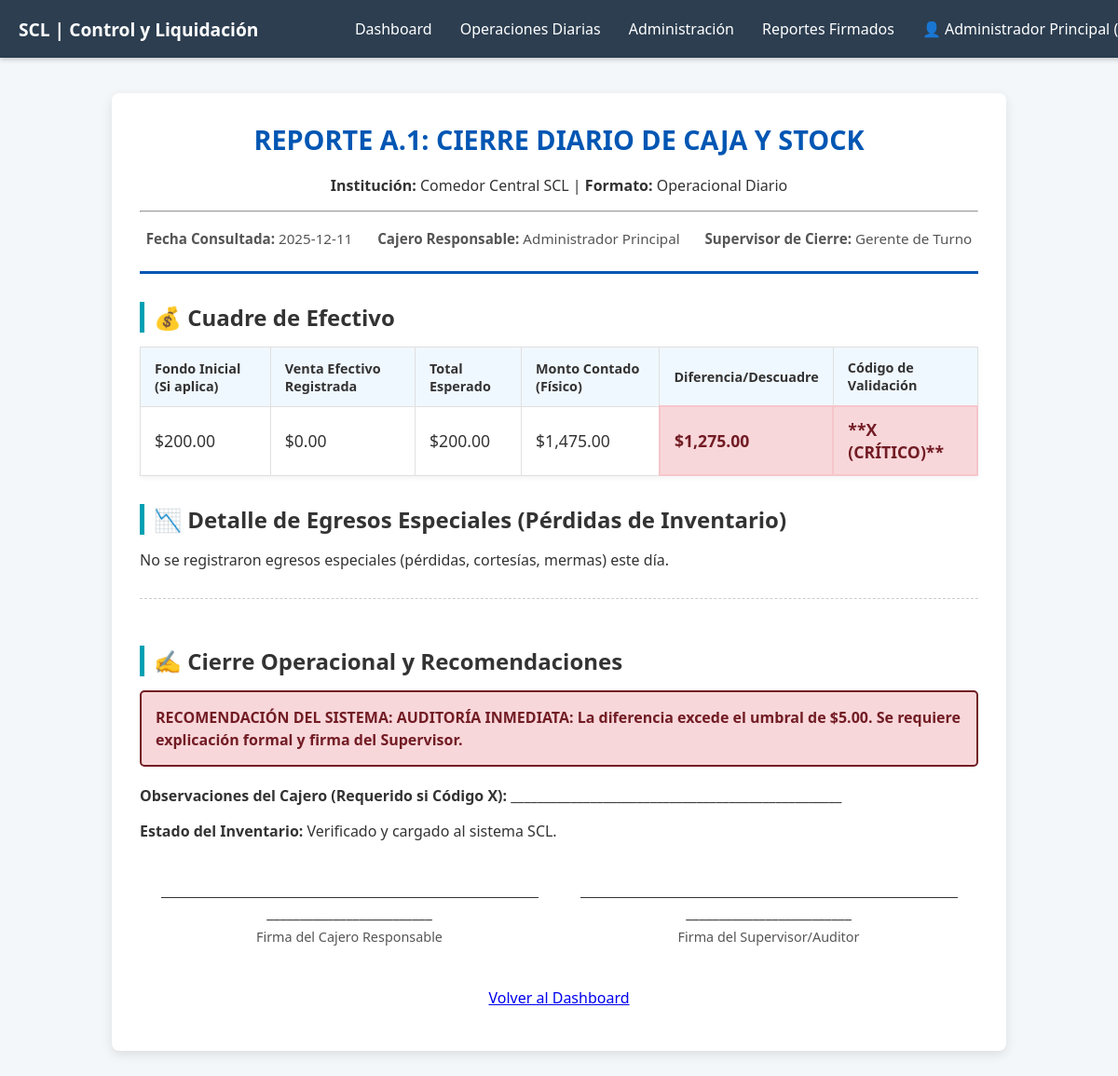
The page /reporte_a1.php (signed in) on the database its author committed.
### tables this page shows
CREATE TABLE `parametros_negocio` (
  `id_parametro` int(11) NOT NULL,
  `umbral_tolerancia_efectivo` decimal(5,2) NOT NULL DEFAULT 5.00,
  `umbral_conciliacion_bancaria` decimal(5,2) NOT NULL DEFAULT 2.00,
  `efectivo_requiere_conteo_inicial` tinyint(1) NOT NULL DEFAULT 1
);

### reporte_a1.php (the view, shortened to what this page needs)
<?php
include 'includes/db_connect.php';
$fecha_reporte = '2025-12-11';
$cajero_responsable = $_SESSION['user_full_name'] ?? 'N/A';
$supervisor_cierre = 'Gerente de Turno';
$conteo_manual_efectivo = 1475.00;
$fondo_caja_inicial = 200.00;
$sql_params = "SELECT umbral_tolerancia_efectivo, efectivo_requiere_conteo_inicial FROM parametros_negocio WHERE id_parametro = 1";
$resultado_params = $conn->query($sql_params);
$params = ($resultado_params && $resultado_params->num_rows > 0) ? $resultado_params->fetch_assoc() : [];
$umbral_tolerancia = $params['umbral_tolerancia_efectivo'] ?? 5.00;
$requiere_conteo_inicial = $params['efectivo_requiere_conteo_inicial'] ?? 1;
$sql_efectivo = "SELECT SUM(monto_venta) AS total_registrado FROM transacciones
                 WHERE fecha_venta = '{$fecha_reporte}' AND tipo_cobro = 'Efectivo' AND es_egreso = 0";
$resultado_efectivo = $conn->query($sql_efectivo);
$total_registrado = ($resultado_efectivo && $resultado_efectivo->num_rows > 0)
    ? $resultado_efectivo->fetch_assoc()['total_registrado'] ?? 0.00
    : 0.00;
$total_efectivo_esperado = $total_registrado;
if ($requiere_conteo_inicial) {
    $total_efectivo_esperado += $fondo_caja_inicial;
}
$diferencia = $conteo_manual_efectivo - $total_efectivo_esperado;
if (abs($diferencia) > $umbral_tolerancia) {
    $codigo_final = 'X (CRÍTICO)';
    $clase_alerta = 'alerta-roja';
    $recomendacion = 'AUDITORÍA INMEDIATA: La diferencia excede el umbral de $' . number_format($umbral_tolerancia, 2) . '. Se requiere explicación formal y firma del Supervisor.';
} else {
    $codigo_final = 'Z (TOLERADO)';
    $clase_alerta = 'alerta-verde';
    $recomendacion = 'OK: Cierre dentro de la tolerancia de $' . number_format($umbral_tolerancia, 2) . '.';
}
$sql_egresos = "SELECT
    dt.id_detalle,
    i.nombre_producto,
    dt.cantidad,
    dt.motivo,
    dt.usuario_autorizador,
    (dt.cantidad * i.costo_unitario) AS costo_asociado
FROM detalle_transaccion dt
JOIN transacciones t ON dt.id_transaccion_fk = t.id_transaccion -- CORRECCIÓN: Usar id_transaccion
JOIN inventario i ON dt.id_producto_fk = i.id_producto
WHERE t.fecha_venta = '{$fecha_reporte}' AND t.es_egreso = 1";
$resultado_egresos = $conn->query($sql_egresos);
$total_costo_egresos = 0;
?>
<!DOCTYPE html>
<html lang="es">
<head>
    <link rel="stylesheet" href="css/style.css" media="all">
</head>
<body>
    <?php include 'includes/menu.php'; ?>
    <div class="report-container">
        <header class="report-header">
            <h1>REPORTE A.1: CIERRE DIARIO DE CAJA Y STOCK</h1>
            <p><strong>Institución:</strong> Comedor Central SCL | <strong>Formato:</strong> Operacional Diario</p>
            <hr>
            <div class="metadata">
                <span><strong>Fecha Consultada:</strong> <?php echo $fecha_reporte; ?></span><br>
                <span><strong>Cajero Responsable:</strong> <?php echo $cajero_responsable; ?></span><br>
                <span><strong>Supervisor de Cierre:</strong> <?php echo $supervisor_cierre; ?></span>
            </div>
        </header>
        <section class="cuadre-caja">
            <h2>💰 Cuadre de Efectivo</h2>
            <table>
                <tr>
                    <th>Fondo Inicial (Si aplica)</th>
                    <th>Venta Efectivo Registrada</th>
                    <th>Total Esperado</th>
                    <th>Monto Contado (Físico)</th>
                    <th>Diferencia/Descuadre</th>
                    <th>Código de Validación</th>
                </tr>
                <tr>
                    <td>$<?php echo number_format($requiere_conteo_inicial ? $fondo_caja_inicial : 0.00, 2); ?></td>
                    <td>$<?php echo number_format($total_registrado, 2); ?></td>
                    <td>$<?php echo number_format($total_efectivo_esperado, 2); ?></td>
                    <td>$<?php echo number_format($conteo_manual_efectivo, 2); ?></td>
                    <td class="<?php echo $clase_alerta; ?>" style="font-weight: bold;">
                        $<?php echo number_format($diferencia, 2); ?>
                    </td>
                    <td class="<?php echo $clase_alerta; ?>">
                        **<?php echo $codigo_final; ?>**
                    </td>
                </tr>
            </table>
        </section>
        <section class="detalle-egresos">
            <h2>📉 Detalle de Egresos Especiales (Pérdidas de Inventario)</h2>
            <?php if ($resultado_egresos && $resultado_egresos->num_rows > 0): ?>
                <table>
                    <tr>
                        <th>ID Reg.</th>
                        <th>Producto</th>
                        <th>Cantidad</th>
                        <th>Motivo del Egreso</th>
                        <th>Autorizador</th>
                        <th>Costo Asociado</th>
                    </tr>
                    <?php while($egreso = $resultado_egresos->fetch_assoc()):
                        $total_costo_egresos += $egreso['costo_asociado'];
                    ?>
                    <tr>
                        <td><?php echo $egreso['id_detalle']; ?></td>
                        <td><?php echo $egreso['nombre_producto']; ?></td>
                        <td><?php echo $egreso['cantidad']; ?></td>
                        <td><?php echo $egreso['motivo']; ?></td>
                        <td><?php echo $egreso['usuario_autorizador']; ?></td>
                        <td>$<?php echo number_format($egreso['costo_asociado'], 2); ?></td>
                    </tr>
                    <?php endwhile; ?>
                    <tfoot>
                        <tr>
                            <td colspan="5" style="text-align: right;"><strong>COSTO TOTAL DE EGRESOS DEL TURNO:</strong></td>
                            <td style="font-weight: bold;">$<?php echo number_format($total_costo_egresos, 2); ?></td>
                        </tr>
                    </tfoot>
                </table>
            <?php else: ?>
                <p>No se registraron egresos especiales (pérdidas, cortesías, mermas) este día.</p>
            <?php endif; ?>
        </section>
        <section class="cierre-final">
            <h2>✍️ Cierre Operacional y Recomendaciones</h2>
            <div class="recomendacion <?php echo $clase_alerta; ?>">
                <strong>RECOMENDACIÓN DEL SISTEMA:</strong> <?php echo $recomendacion; ?>
            </div>
            <p><strong>Observaciones del Cajero (Requerido si Código X):</strong> __________________________________________________</p>
            <p><strong>Estado del Inventario:</strong> Verificado y cargado al sistema SCL.</p>
            <div class="firmas">
                <div class="firma-box">
                    <span>_________________________</span>
                    <p>Firma del Cajero Responsable</p>
                </div>
                <div class="firma-box">
                    <span>_________________________</span>
                    <p>Firma del Supervisor/Auditor</p>
                </div>
            </div>
        </section>
        <p class="back-link"><a href="dashboard.php">Volver al Dashboard</a></p>
    </div>
</body>
</html>

### css/style.css (style rules this page uses)
body { font-family: 'Segoe UI', Tahoma, Geneva, Verdana, sans-serif; background-color: #f4f7f9; margin: 0; padding: 20px; color: #333; }
.report-container { max-width: 900px; margin: 20px auto; background-color: #ffffff; box-shadow: 0 4px 12px rgba(0, 0, 0, 0.1); padding: 30px; border-radius: 8px; }
.report-header { text-align: center; padding-bottom: 15px; border-bottom: 3px solid #0056b3; margin-bottom: 25px; }
.report-header h1 { color: #0056b3; font-size: 1.8em; margin-top: 0; }
.metadata { display: flex; justify-content: space-around; padding: 10px 0; font-size: 0.95em; color: #555; }
h2 { border-left: 5px solid #00a0b2; padding-left: 10px; color: #333; margin-top: 30px; margin-bottom: 15px; }
table { width: 100%; border-collapse: collapse; margin: 15px 0; box-shadow: 0 2px 5px rgba(0, 0, 0, 0.05); }
th, td { border: 1px solid #e0e0e0; padding: 12px 15px; text-align: left; font-size: 0.9em; }
th { background-color: #f0f8ff; color: #333; font-weight: bold; }
.alerta-roja { background-color: #f8d7da; font-weight: bold; color: #721c24; border: 2px solid #f5c6cb; }
.cuadre-caja table td { font-size: 1.1em; }
.cierre-final { text-align: left; padding-top: 20px; margin-top: 30px; border-top: 1px dashed #ccc; }
.recomendacion { padding: 15px; border-radius: 5px; margin-bottom: 20px; font-weight: bold; line-height: 1.5; }
.recomendacion.alerta-roja { border-color: #721c24; }
.firmas { display: flex; justify-content: space-around; margin-top: 60px; }
.firma-box { width: 45%; text-align: center; border-top: 1px solid #333; padding-top: 5px; }
.firma-box p { margin-top: 5px; font-size: 0.9em; color: #555; }
.back-link { text-align: center; margin-top: 30px; }
.report-container { margin-top: 80px; }

### rows shown on the page
parametros_negocio: efectivo_requiere_conteo_inicial "200.00", umbral_tolerancia_efectivo "X (CRÍTICO)", umbral_tolerancia_efectivo "AUDITORÍA INMEDIATA: La diferencia excede el umbral de $5.00. Se requiere explicación formal y firma del Supervisor."

### other values the page prints
$user_display "Administrador Principal…"
$fecha_reporte "2025-12-11"
$cajero_responsable "Administrador Principal"
$supervisor_cierre "Gerente de Turno"
$total_registrado "0.00"
$total_efectivo_esperado "200.00"
$conteo_manual_efectivo "1,475.00"
$diferencia "1,275.00"
